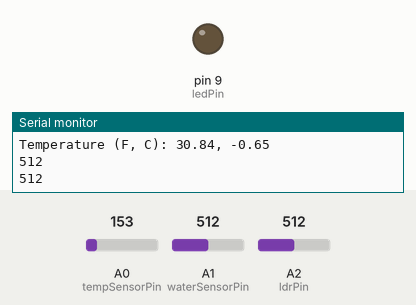
Recording of a sketch running on a simulated Arduino Uno, built with avr-gcc and run on an emulated ATmega328P. On the bench: output pins drawn as LEDs (lit = HIGH), the last lines printed to the serial monitor. Inputs (shaded band) come from the test bench; at power-on: A2 (ldrPin) = 512, A0 (tempSensorPin) = 153, A1 (waterSensorPin) = 512. Pins used as bus, display or sensor lines are not drawn.

Above: at 1.8 s.
1.9 s: A2 (ldrPin) set to 136
3.4 s: A2 (ldrPin) set to 116
At 4.4 s:
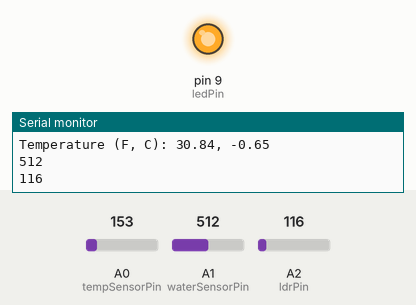
5.5 s: A2 (ldrPin) set to 140
At 6.8 s:
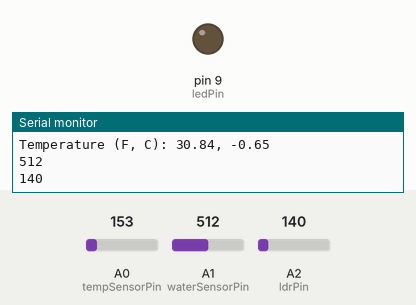
7.5 s: A2 (ldrPin) set to 122
At 9.1 s:
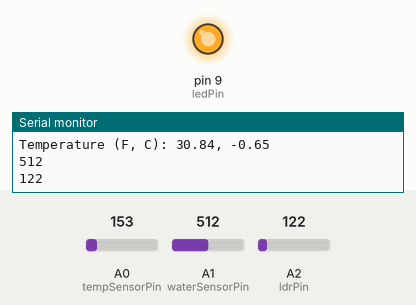
Timing chart, 0 to 10.6 s (numbered marks = the images above; inputs shaded):
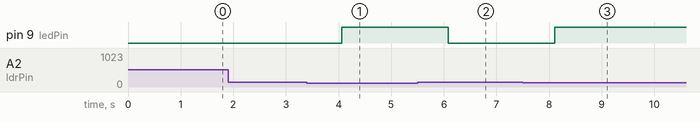

Measured:
- the behaviour switches between 130 and 129 on A2 (ldrPin) (found by bisection; images 0 and 1)
- after the input at 3.4 s, pin 9 (ledPin): LOW → HIGH after 0.66 s
- after the input at 5.5 s, pin 9 (ledPin): HIGH → LOW after 0.58 s
- after the input at 7.5 s, pin 9 (ledPin): LOW → HIGH after 0.61 s

The sketch:

ArduinoCode.ino
```cpp
// Sensor Pins
#define tempSensorPin  A0 // TMP36 on A0
#define waterSensorPin A1 // Water level sensor on A1
#define ldrPin         A2 // Photoresistor (LDR) on A2
#define sensorPower    7  // Water level sensor power
#define ledPin         9  // LED controlled by LDR
#define ldrThreshold   120 // Light threshold (adjust as needed)

void setup() {
  Serial.begin(9600); // Start Serial communication

  // Set up water level sensor power
  pinMode(sensorPower, OUTPUT);
  digitalWrite(sensorPower, LOW); // Start with sensor OFF

  // Set LED as OUTPUT
  pinMode(ledPin, OUTPUT);
}

void loop() {
  // Read TMP36 temperature
  float tempReading = analogRead(tempSensorPin);
  float tempVoltage = tempReading * (3.3 / 1023.0); // Convert to voltage (3.3V ref)
  float temperatureC = (tempVoltage - 0.5) * 100.0; // Convert to Celsius
  float temperatureF = (temperatureC * 9.0 / 5.0) + 32.0; // Convert to Fahrenheit

  // Print temperature in "F, C" format
  Serial.print("Temperature (F, C): ");
  Serial.print(temperatureF, 2);
  Serial.print(", ");
  Serial.println(temperatureC, 2);

  // Read water level sensor
  int waterLevel = readWaterSensor();

  // Print water level
  Serial.println(waterLevel);

  // Read LDR (photoresistor) value
  int lightLevel = analogRead(ldrPin);

  // Print light level
  Serial.println(lightLevel);

  // Control LED based on light threshold
  if (lightLevel < 130) {
    digitalWrite(ledPin, HIGH); // Turn LED ON (dark environment)
  } else {
    digitalWrite(ledPin, LOW);  // Turn LED OFF (bright environment)
  }

  delay(1000); // Wait 1 second before next reading
}

// Function to read water level sensor
int readWaterSensor() {
  digitalWrite(sensorPower, HIGH); // Turn the sensor ON
  delay(10); // Wait 10 milliseconds for stable reading
  int val = analogRead(waterSensorPin); // Read analog value from sensor
  digitalWrite(sensorPower, LOW); // Turn the sensor OFF
  return val; // Return current reading
}
```
